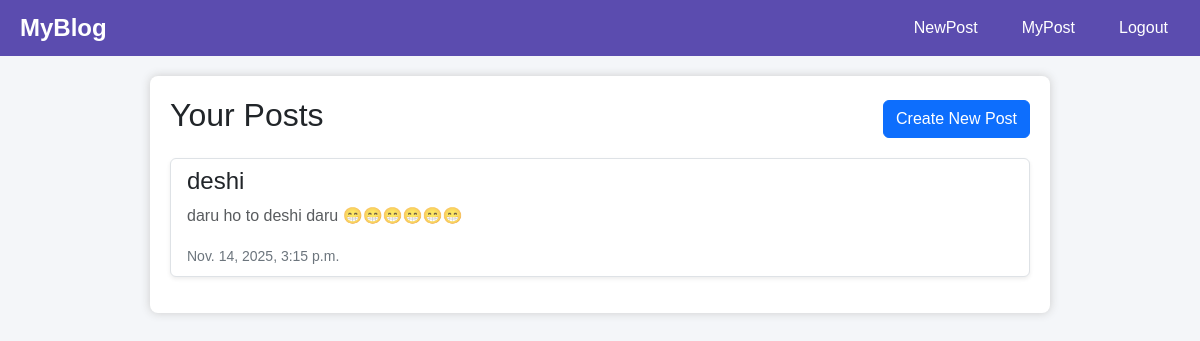
The app's page /post_list (signed in) with its own data.
### app/models.py (models this page shows, shortened)
class Post(models.Model):
    title=models.CharField(max_length=150)
    desc=models.TextField()
    date_post=models.DateTimeField(default=timezone.now)
    author=models.ForeignKey(User,on_delete=models.CASCADE)

### app/views.py (the view)
# urls.py: path("post_list",post_list,name='post_list'),
@login_required
def post_list(request):
    posts = Post.objects.filter(author=request.user).order_by('-date_post')
    return render(request, 'post_list.html', {'posts': posts})

### templates/post_list.html
{% extends "base.html" %}
{% block content %}
<div >
    <div class="d-flex justify-content-between align-items-center mb-3">
        <h2>Your Posts</h2>
        <a href="{% url 'create_post' %}" class="btn btn-primary">Create New Post</a>
    </div>
    <ul class="list-group">
        {% for p in posts %}
        <li class="list-group-item mb-3 shadow-sm">
            <h4>{{ p.title }}</h4>
            <p class="text-muted">{{ p.desc }}</p>
            <small class="text-secondary">{{ p.date_post }}</small>
        </li>
        {% empty %}
        <li class="list-group-item text-center">
            No posts yet.
        </li>
        {% endfor %}
    </ul>
</div>
{% endblock %}

### templates/base.html (style rules this page uses)
body { margin: 0; font-family: Arial, sans-serif; background: #f4f6f9; }

### records on screen
Post: title "deshi", desc "daru ho to deshi daru 😁😁😁😁😁😁", date_post "Nov. 14, 2025, 3:15 p.m."
